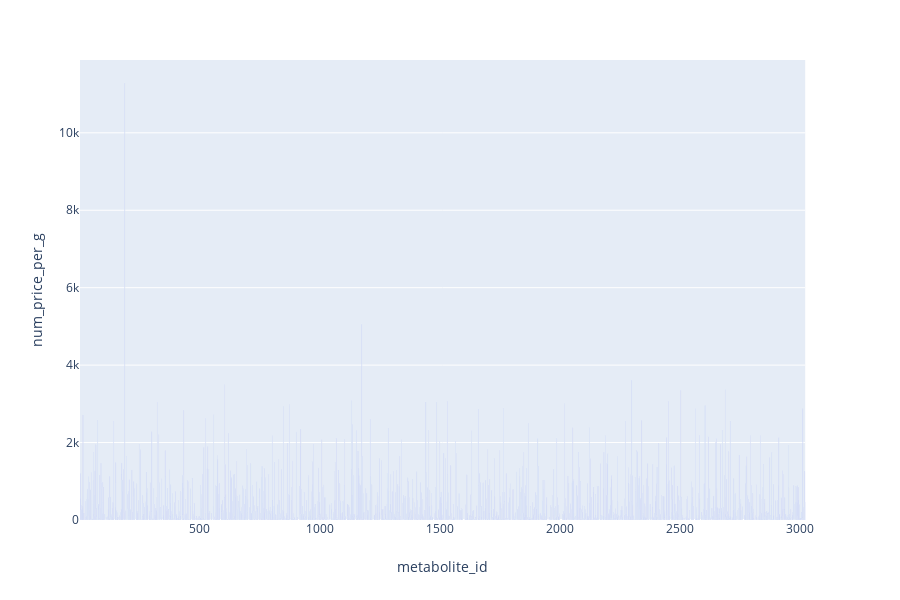

The notebook cell saved with this chart:
### Code cell
fig = px.bar(df, x='metabolite_id', y='num_price_per_g')
fig.show()

### Figure 1 — Plotly figure (JSON) as saved in the notebook; plotly's stock layout.template omitted (floating-point values rounded to 4 significant figures; data arrays with more than 128 entries replaced by an {"elided": "..."} marker saying what was removed)
{"data": [{"alignmentgroup": "True", "hoverlabel": {"namelength": 0}, "hovertemplate": "metabolite_id=%{x}<br>num_price_per_g=%{y}", "legendgroup": "", "marker": {"color": "#636efa"}, "name": "", "offsetgroup": "", "orientation": "v", "showlegend": false, "textposition": "auto", "type": "bar", "x": {"elided": "1632 int values"}, "xaxis": "x", "y": {"elided": "1632 int values"}, "yaxis": "y"}], "layout": {"barmode": "relative", "height": 600, "legend": {"tracegroupgap": 0}, "margin": {"t": 60}, "xaxis": {"anchor": "y", "domain": [0, 0.98], "title": {"text": "metabolite_id"}}, "yaxis": {"anchor": "x", "domain": [0, 1], "title": {"text": "num_price_per_g"}}}}
